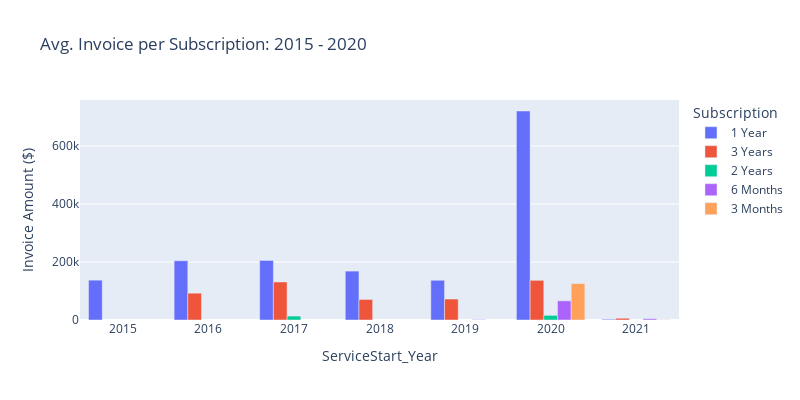
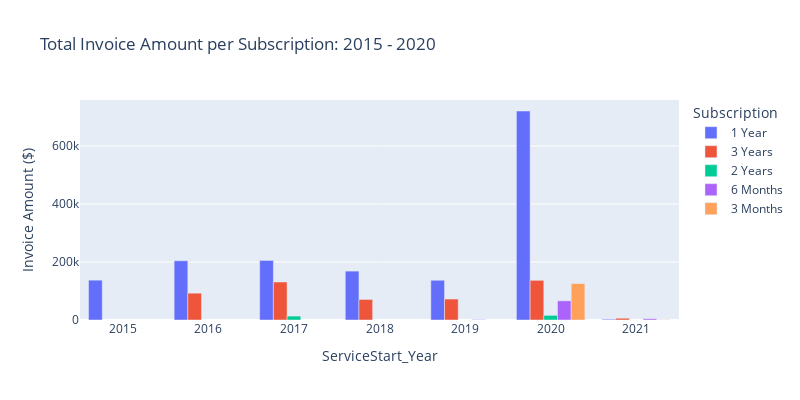
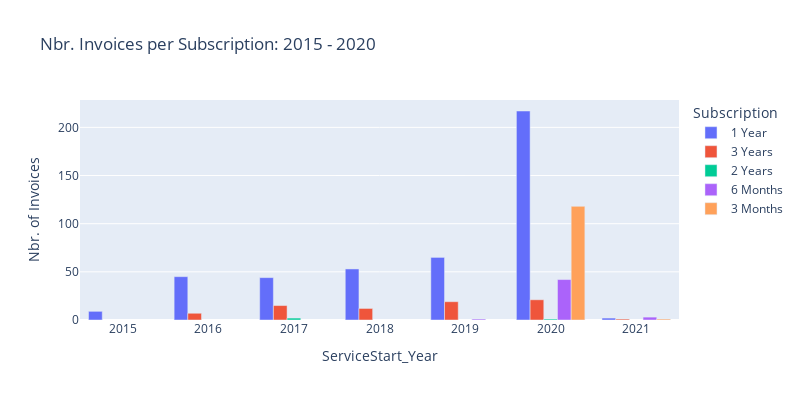

The notebook cell these images were saved under, in order:
### Code cell
# Subscription quantity per subscription type
atlas_grouped__year_subscription__mean  = invoice_data_by_service_start.groupby(["ServiceStart_Year", "Subscription"]).sum()["InvoiceAmount"].to_frame()
atlas_grouped__year_subscription__sum   = invoice_data_by_service_start.groupby(["ServiceStart_Year", "Subscription"]).sum()["InvoiceAmount"].to_frame()
atlas_grouped__year_subscription__count = invoice_data_by_service_start.groupby(["ServiceStart_Year", "Subscription"]).count()["InvoiceAmount"].to_frame()

plt__atlas_grouped__year_subscription__mean = tools.tool_plot_building.generate_plot__px_bar(
    data=atlas_grouped__year_subscription__mean.reset_index(),
    x="ServiceStart_Year",
    y="InvoiceAmount",
    color="Subscription",
    title="Avg. Invoice per Subscription: 2015 - 2020",
    ylabel="Invoice Amount ($)",
    barmode="group", width=800, height=400
    )

plt__atlas_grouped__year_subscription__sum = tools.tool_plot_building.generate_plot__px_bar(
    data=atlas_grouped__year_subscription__sum.reset_index(),
    x="ServiceStart_Year",
    y="InvoiceAmount",
    color="Subscription",
    title="Total Invoice Amount per Subscription: 2015 - 2020",
    ylabel="Invoice Amount ($)",
    barmode="group", width=800, height=400
    )

plt__atlas_grouped__year_subscription__count = tools.tool_plot_building.generate_plot__px_bar(
    data=atlas_grouped__year_subscription__count.reset_index(),
    x="ServiceStart_Year",
    y="InvoiceAmount",
    color="Subscription",
    title="Nbr. Invoices per Subscription: 2015 - 2020",
    ylabel="Nbr. of Invoices",
    barmode="group", width=800, height=400
    )

pn.Column(
    plt__atlas_grouped__year_subscription__mean.show(),
    plt__atlas_grouped__year_subscription__sum.show(),
    plt__atlas_grouped__year_subscription__count.show()
)



# plt__atlas_grouped__year_subscription__count.show()

# .plot.pie(x="Customers", y="Invoice Amount", figsize=(8, 8))


# TODO Subscription count per subscription type

# TODO hvplot forall

# TODO use new data (removes 18months 5months)

### Figure 1 — Plotly figure (JSON) as saved in the notebook; plotly's stock layout.template omitted (floating-point values rounded to 4 significant figures)
{"data": [{"alignmentgroup": "True", "hovertemplate": "Subscription=1 Year<br>ServiceStart_Year=%{x}<br>InvoiceAmount=%{y}<extra></extra>", "legendgroup": "1 Year", "marker": {"color": "#636efa"}, "name": "1 Year", "offsetgroup": "1 Year", "orientation": "v", "showlegend": true, "textposition": "auto", "type": "bar", "x": [2015, 2016, 2017, 2018, 2019, 2020, 2021], "xaxis": "x", "y": [137350, 204200.0, 205400.0, 168600.0, 137000.0, 720400.0, 2540], "yaxis": "y"}, {"alignmentgroup": "True", "hovertemplate": "Subscription=3 Years<br>ServiceStart_Year=%{x}<br>InvoiceAmount=%{y}<extra></extra>", "legendgroup": "3 Years", "marker": {"color": "#EF553B"}, "name": "3 Years", "offsetgroup": "3 Years", "orientation": "v", "showlegend": true, "textposition": "auto", "type": "bar", "x": [2016, 2017, 2018, 2019, 2020, 2021], "xaxis": "x", "y": [92500, 131039, 70830, 72245, 136752, 6000], "yaxis": "y"}, {"alignmentgroup": "True", "hovertemplate": "Subscription=2 Years<br>ServiceStart_Year=%{x}<br>InvoiceAmount=%{y}<extra></extra>", "legendgroup": "2 Years", "marker": {"color": "#00cc96"}, "name": "2 Years", "offsetgroup": "2 Years", "orientation": "v", "showlegend": true, "textposition": "auto", "type": "bar", "x": [2017, 2020], "xaxis": "x", "y": [13500, 16000], "yaxis": "y"}, {"alignmentgroup": "True", "hovertemplate": "Subscription=6 Months<br>ServiceStart_Year=%{x}<br>InvoiceAmount=%{y}<extra></extra>", "legendgroup": "6 Months", "marker": {"color": "#ab63fa"}, "name": "6 Months", "offsetgroup": "6 Months", "orientation": "v", "showlegend": true, "textposition": "auto", "type": "bar", "x": [2019, 2020, 2021], "xaxis": "x", "y": [1250, 66051, 4275], "yaxis": "y"}, {"alignmentgroup": "True", "hovertemplate": "Subscription=3 Months<br>ServiceStart_Year=%{x}<br>InvoiceAmount=%{y}<extra></extra>", "legendgroup": "3 Months", "marker": {"color": "#FFA15A"}, "name": "3 Months", "offsetgroup": "3 Months", "orientation": "v", "showlegend": true, "textposition": "auto", "type": "bar", "x": [2020, 2021], "xaxis": "x", "y": [125700.0, 624], "yaxis": "y"}], "layout": {"barmode": "group", "height": 400, "legend": {"title": {"text": "Subscription"}, "tracegroupgap": 0}, "title": {"text": "Avg. Invoice per Subscription: 2015 - 2020"}, "width": 800, "xaxis": {"anchor": "y", "domain": [0, 1], "title": {"text": "ServiceStart_Year"}}, "yaxis": {"anchor": "x", "domain": [0, 1], "title": {"text": "Invoice Amount ($)"}}}}

### Figure 2 — Plotly figure (JSON) as saved in the notebook; plotly's stock layout.template omitted (floating-point values rounded to 4 significant figures)
{"data": [{"alignmentgroup": "True", "hovertemplate": "Subscription=1 Year<br>ServiceStart_Year=%{x}<br>InvoiceAmount=%{y}<extra></extra>", "legendgroup": "1 Year", "marker": {"color": "#636efa"}, "name": "1 Year", "offsetgroup": "1 Year", "orientation": "v", "showlegend": true, "textposition": "auto", "type": "bar", "x": [2015, 2016, 2017, 2018, 2019, 2020, 2021], "xaxis": "x", "y": [137350, 204200.0, 205400.0, 168600.0, 137000.0, 720400.0, 2540], "yaxis": "y"}, {"alignmentgroup": "True", "hovertemplate": "Subscription=3 Years<br>ServiceStart_Year=%{x}<br>InvoiceAmount=%{y}<extra></extra>", "legendgroup": "3 Years", "marker": {"color": "#EF553B"}, "name": "3 Years", "offsetgroup": "3 Years", "orientation": "v", "showlegend": true, "textposition": "auto", "type": "bar", "x": [2016, 2017, 2018, 2019, 2020, 2021], "xaxis": "x", "y": [92500, 131039, 70830, 72245, 136752, 6000], "yaxis": "y"}, {"alignmentgroup": "True", "hovertemplate": "Subscription=2 Years<br>ServiceStart_Year=%{x}<br>InvoiceAmount=%{y}<extra></extra>", "legendgroup": "2 Years", "marker": {"color": "#00cc96"}, "name": "2 Years", "offsetgroup": "2 Years", "orientation": "v", "showlegend": true, "textposition": "auto", "type": "bar", "x": [2017, 2020], "xaxis": "x", "y": [13500, 16000], "yaxis": "y"}, {"alignmentgroup": "True", "hovertemplate": "Subscription=6 Months<br>ServiceStart_Year=%{x}<br>InvoiceAmount=%{y}<extra></extra>", "legendgroup": "6 Months", "marker": {"color": "#ab63fa"}, "name": "6 Months", "offsetgroup": "6 Months", "orientation": "v", "showlegend": true, "textposition": "auto", "type": "bar", "x": [2019, 2020, 2021], "xaxis": "x", "y": [1250, 66051, 4275], "yaxis": "y"}, {"alignmentgroup": "True", "hovertemplate": "Subscription=3 Months<br>ServiceStart_Year=%{x}<br>InvoiceAmount=%{y}<extra></extra>", "legendgroup": "3 Months", "marker": {"color": "#FFA15A"}, "name": "3 Months", "offsetgroup": "3 Months", "orientation": "v", "showlegend": true, "textposition": "auto", "type": "bar", "x": [2020, 2021], "xaxis": "x", "y": [125700.0, 624], "yaxis": "y"}], "layout": {"barmode": "group", "height": 400, "legend": {"title": {"text": "Subscription"}, "tracegroupgap": 0}, "title": {"text": "Total Invoice Amount per Subscription: 2015 - 2020"}, "width": 800, "xaxis": {"anchor": "y", "domain": [0, 1], "title": {"text": "ServiceStart_Year"}}, "yaxis": {"anchor": "x", "domain": [0, 1], "title": {"text": "Invoice Amount ($)"}}}}

### Figure 3 — Plotly figure (JSON) as saved in the notebook; plotly's stock layout.template omitted (floating-point values rounded to 4 significant figures)
{"data": [{"alignmentgroup": "True", "hovertemplate": "Subscription=1 Year<br>ServiceStart_Year=%{x}<br>InvoiceAmount=%{y}<extra></extra>", "legendgroup": "1 Year", "marker": {"color": "#636efa"}, "name": "1 Year", "offsetgroup": "1 Year", "orientation": "v", "showlegend": true, "textposition": "auto", "type": "bar", "x": [2015, 2016, 2017, 2018, 2019, 2020, 2021], "xaxis": "x", "y": [9, 45, 44, 53, 65, 217, 2], "yaxis": "y"}, {"alignmentgroup": "True", "hovertemplate": "Subscription=3 Years<br>ServiceStart_Year=%{x}<br>InvoiceAmount=%{y}<extra></extra>", "legendgroup": "3 Years", "marker": {"color": "#EF553B"}, "name": "3 Years", "offsetgroup": "3 Years", "orientation": "v", "showlegend": true, "textposition": "auto", "type": "bar", "x": [2016, 2017, 2018, 2019, 2020, 2021], "xaxis": "x", "y": [7, 15, 12, 19, 21, 1], "yaxis": "y"}, {"alignmentgroup": "True", "hovertemplate": "Subscription=2 Years<br>ServiceStart_Year=%{x}<br>InvoiceAmount=%{y}<extra></extra>", "legendgroup": "2 Years", "marker": {"color": "#00cc96"}, "name": "2 Years", "offsetgroup": "2 Years", "orientation": "v", "showlegend": true, "textposition": "auto", "type": "bar", "x": [2017, 2020], "xaxis": "x", "y": [2, 1], "yaxis": "y"}, {"alignmentgroup": "True", "hovertemplate": "Subscription=6 Months<br>ServiceStart_Year=%{x}<br>InvoiceAmount=%{y}<extra></extra>", "legendgroup": "6 Months", "marker": {"color": "#ab63fa"}, "name": "6 Months", "offsetgroup": "6 Months", "orientation": "v", "showlegend": true, "textposition": "auto", "type": "bar", "x": [2019, 2020, 2021], "xaxis": "x", "y": [1, 42, 3], "yaxis": "y"}, {"alignmentgroup": "True", "hovertemplate": "Subscription=3 Months<br>ServiceStart_Year=%{x}<br>InvoiceAmount=%{y}<extra></extra>", "legendgroup": "3 Months", "marker": {"color": "#FFA15A"}, "name": "3 Months", "offsetgroup": "3 Months", "orientation": "v", "showlegend": true, "textposition": "auto", "type": "bar", "x": [2020, 2021], "xaxis": "x", "y": [118, 1], "yaxis": "y"}], "layout": {"barmode": "group", "height": 400, "legend": {"title": {"text": "Subscription"}, "tracegroupgap": 0}, "title": {"text": "Nbr. Invoices per Subscription: 2015 - 2020"}, "width": 800, "xaxis": {"anchor": "y", "domain": [0, 1], "title": {"text": "ServiceStart_Year"}}, "yaxis": {"anchor": "x", "domain": [0, 1], "title": {"text": "Nbr. of Invoices"}}}}
